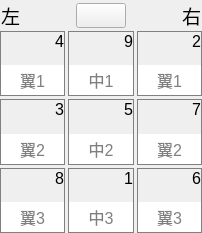
<?xml version="1.0" encoding="UTF-8"?>
<ui version="4.0">
 <class>LingGui_Custom</class>
 <widget class="QWidget" name="LingGui_Custom">
  <property name="geometry">
   <rect>
    <x>0</x>
    <y>0</y>
    <width>202</width>
    <height>229</height>
   </rect>
  </property>
  <property name="windowTitle">
   <string>Form</string>
  </property>
  <layout class="QVBoxLayout" name="verticalLayout">
   <property name="spacing">
    <number>0</number>
   </property>
   <property name="leftMargin">
    <number>0</number>
   </property>
   <property name="topMargin">
    <number>0</number>
   </property>
   <property name="rightMargin">
    <number>0</number>
   </property>
   <property name="bottomMargin">
    <number>0</number>
   </property>
   <item>
    <widget class="QWidget" name="horizontalWidget" native="true">
     <property name="maximumSize">
      <size>
       <width>16777215</width>
       <height>32</height>
      </size>
     </property>
     <layout class="QHBoxLayout" name="horizontalLayout">
      <property name="sizeConstraint">
       <enum>QLayout::SizeConstraint::SetDefaultConstraint</enum>
      </property>
      <property name="leftMargin">
       <number>1</number>
      </property>
      <property name="topMargin">
       <number>1</number>
      </property>
      <property name="rightMargin">
       <number>1</number>
      </property>
      <property name="bottomMargin">
       <number>1</number>
      </property>
      <item>
       <widget class="QLabel" name="label">
        <property name="maximumSize">
         <size>
          <width>16777215</width>
          <height>32</height>
         </size>
        </property>
        <property name="font">
         <font>
          <pointsize>14</pointsize>
         </font>
        </property>
        <property name="text">
         <string>左</string>
        </property>
       </widget>
      </item>
      <item>
       <widget class="QPushButton" name="pushButton">
        <property name="minimumSize">
         <size>
          <width>0</width>
          <height>25</height>
         </size>
        </property>
        <property name="maximumSize">
         <size>
          <width>50</width>
          <height>16777215</height>
         </size>
        </property>
        <property name="text">
         <string/>
        </property>
        <property name="icon">
         <iconset resource="icons.qrc">
          <normaloff>:/icon/icons/switch.png</normaloff>:/icon/icons/switch.png</iconset>
        </property>
        <property name="iconSize">
         <size>
          <width>24</width>
          <height>24</height>
         </size>
        </property>
       </widget>
      </item>
      <item>
       <widget class="QLabel" name="label_2">
        <property name="maximumSize">
         <size>
          <width>16777215</width>
          <height>32</height>
         </size>
        </property>
        <property name="font">
         <font>
          <pointsize>14</pointsize>
         </font>
        </property>
        <property name="text">
         <string>右</string>
        </property>
        <property name="alignment">
         <set>Qt::AlignmentFlag::AlignRight|Qt::AlignmentFlag::AlignTrailing|Qt::AlignmentFlag::AlignVCenter</set>
        </property>
       </widget>
      </item>
     </layout>
    </widget>
   </item>
   <item>
    <widget class="QWidget" name="gridWidget" native="true">
     <property name="minimumSize">
      <size>
       <width>202</width>
       <height>202</height>
      </size>
     </property>
     <property name="maximumSize">
      <size>
       <width>202</width>
       <height>202</height>
      </size>
     </property>
     <layout class="QGridLayout" name="gridLayout">
      <property name="leftMargin">
       <number>0</number>
      </property>
      <property name="topMargin">
       <number>0</number>
      </property>
      <property name="rightMargin">
       <number>0</number>
      </property>
      <property name="bottomMargin">
       <number>0</number>
      </property>
      <property name="spacing">
       <number>3</number>
      </property>
      <item row="2" column="2">
       <widget class="QWidget" name="verticalWidget_9" native="true">
        <property name="styleSheet">
         <string notr="true">border: 1px solid gray</string>
        </property>
        <layout class="QVBoxLayout" name="verticalLayout_10">
         <property name="leftMargin">
          <number>1</number>
         </property>
         <property name="topMargin">
          <number>1</number>
         </property>
         <property name="rightMargin">
          <number>1</number>
         </property>
         <property name="bottomMargin">
          <number>1</number>
         </property>
         <item>
          <widget class="QLabel" name="label_19">
           <property name="font">
            <font>
             <pointsize>12</pointsize>
            </font>
           </property>
           <property name="styleSheet">
            <string notr="true">border: 0px</string>
           </property>
           <property name="text">
            <string>6</string>
           </property>
           <property name="alignment">
            <set>Qt::AlignmentFlag::AlignRight|Qt::AlignmentFlag::AlignTop|Qt::AlignmentFlag::AlignTrailing</set>
           </property>
          </widget>
         </item>
         <item>
          <widget class="QLineEdit" name="lineEdit_9">
           <property name="minimumSize">
            <size>
             <width>0</width>
             <height>30</height>
            </size>
           </property>
           <property name="font">
            <font>
             <pointsize>12</pointsize>
            </font>
           </property>
           <property name="styleSheet">
            <string notr="true">border: 0px</string>
           </property>
           <property name="alignment">
            <set>Qt::AlignmentFlag::AlignCenter</set>
           </property>
           <property name="placeholderText">
            <string>翼3</string>
           </property>
          </widget>
         </item>
        </layout>
       </widget>
      </item>
      <item row="0" column="0">
       <widget class="QWidget" name="verticalWidget" native="true">
        <property name="styleSheet">
         <string notr="true">border: 1px solid gray</string>
        </property>
        <layout class="QVBoxLayout" name="verticalLayout_2">
         <property name="leftMargin">
          <number>1</number>
         </property>
         <property name="topMargin">
          <number>1</number>
         </property>
         <property name="rightMargin">
          <number>1</number>
         </property>
         <property name="bottomMargin">
          <number>1</number>
         </property>
         <item>
          <widget class="QLabel" name="label_3">
           <property name="font">
            <font>
             <pointsize>12</pointsize>
            </font>
           </property>
           <property name="styleSheet">
            <string notr="true">border: 0px</string>
           </property>
           <property name="text">
            <string>4</string>
           </property>
           <property name="alignment">
            <set>Qt::AlignmentFlag::AlignRight|Qt::AlignmentFlag::AlignTop|Qt::AlignmentFlag::AlignTrailing</set>
           </property>
          </widget>
         </item>
         <item>
          <widget class="QLineEdit" name="lineEdit">
           <property name="minimumSize">
            <size>
             <width>0</width>
             <height>30</height>
            </size>
           </property>
           <property name="font">
            <font>
             <pointsize>12</pointsize>
            </font>
           </property>
           <property name="styleSheet">
            <string notr="true">border: 0px</string>
           </property>
           <property name="alignment">
            <set>Qt::AlignmentFlag::AlignCenter</set>
           </property>
           <property name="placeholderText">
            <string>翼1</string>
           </property>
          </widget>
         </item>
        </layout>
       </widget>
      </item>
      <item row="0" column="1">
       <widget class="QWidget" name="verticalWidget_2" native="true">
        <property name="styleSheet">
         <string notr="true">border: 1px solid gray</string>
        </property>
        <layout class="QVBoxLayout" name="verticalLayout_3">
         <property name="leftMargin">
          <number>1</number>
         </property>
         <property name="topMargin">
          <number>1</number>
         </property>
         <property name="rightMargin">
          <number>1</number>
         </property>
         <property name="bottomMargin">
          <number>1</number>
         </property>
         <item>
          <widget class="QLabel" name="label_5">
           <property name="font">
            <font>
             <pointsize>12</pointsize>
            </font>
           </property>
           <property name="styleSheet">
            <string notr="true">border: 0px</string>
           </property>
           <property name="text">
            <string>9</string>
           </property>
           <property name="alignment">
            <set>Qt::AlignmentFlag::AlignRight|Qt::AlignmentFlag::AlignTop|Qt::AlignmentFlag::AlignTrailing</set>
           </property>
          </widget>
         </item>
         <item>
          <widget class="QLineEdit" name="lineEdit_2">
           <property name="minimumSize">
            <size>
             <width>0</width>
             <height>30</height>
            </size>
           </property>
           <property name="font">
            <font>
             <pointsize>12</pointsize>
            </font>
           </property>
           <property name="styleSheet">
            <string notr="true">border: 0px</string>
           </property>
           <property name="alignment">
            <set>Qt::AlignmentFlag::AlignCenter</set>
           </property>
           <property name="placeholderText">
            <string>中1</string>
           </property>
          </widget>
         </item>
        </layout>
       </widget>
      </item>
      <item row="0" column="2">
       <widget class="QWidget" name="verticalWidget_3" native="true">
        <property name="styleSheet">
         <string notr="true">border: 1px solid gray</string>
        </property>
        <layout class="QVBoxLayout" name="verticalLayout_4">
         <property name="leftMargin">
          <number>1</number>
         </property>
         <property name="topMargin">
          <number>1</number>
         </property>
         <property name="rightMargin">
          <number>1</number>
         </property>
         <property name="bottomMargin">
          <number>1</number>
         </property>
         <item>
          <widget class="QLabel" name="label_7">
           <property name="font">
            <font>
             <pointsize>12</pointsize>
            </font>
           </property>
           <property name="styleSheet">
            <string notr="true">border: 0px</string>
           </property>
           <property name="text">
            <string>2</string>
           </property>
           <property name="alignment">
            <set>Qt::AlignmentFlag::AlignRight|Qt::AlignmentFlag::AlignTop|Qt::AlignmentFlag::AlignTrailing</set>
           </property>
          </widget>
         </item>
         <item>
          <widget class="QLineEdit" name="lineEdit_3">
           <property name="minimumSize">
            <size>
             <width>0</width>
             <height>30</height>
            </size>
           </property>
           <property name="font">
            <font>
             <pointsize>12</pointsize>
            </font>
           </property>
           <property name="styleSheet">
            <string notr="true">border: 0px</string>
           </property>
           <property name="alignment">
            <set>Qt::AlignmentFlag::AlignCenter</set>
           </property>
           <property name="placeholderText">
            <string>翼1</string>
           </property>
          </widget>
         </item>
        </layout>
       </widget>
      </item>
      <item row="1" column="0">
       <widget class="QWidget" name="verticalWidget_4" native="true">
        <property name="styleSheet">
         <string notr="true">border: 1px solid gray</string>
        </property>
        <layout class="QVBoxLayout" name="verticalLayout_5">
         <property name="leftMargin">
          <number>1</number>
         </property>
         <property name="topMargin">
          <number>1</number>
         </property>
         <property name="rightMargin">
          <number>1</number>
         </property>
         <property name="bottomMargin">
          <number>1</number>
         </property>
         <item>
          <widget class="QLabel" name="label_9">
           <property name="font">
            <font>
             <pointsize>12</pointsize>
            </font>
           </property>
           <property name="styleSheet">
            <string notr="true">border: 0px</string>
           </property>
           <property name="text">
            <string>3</string>
           </property>
           <property name="alignment">
            <set>Qt::AlignmentFlag::AlignRight|Qt::AlignmentFlag::AlignTop|Qt::AlignmentFlag::AlignTrailing</set>
           </property>
          </widget>
         </item>
         <item>
          <widget class="QLineEdit" name="lineEdit_4">
           <property name="minimumSize">
            <size>
             <width>0</width>
             <height>30</height>
            </size>
           </property>
           <property name="font">
            <font>
             <pointsize>12</pointsize>
            </font>
           </property>
           <property name="styleSheet">
            <string notr="true">border: 0px</string>
           </property>
           <property name="alignment">
            <set>Qt::AlignmentFlag::AlignCenter</set>
           </property>
           <property name="placeholderText">
            <string>翼2</string>
           </property>
          </widget>
         </item>
        </layout>
       </widget>
      </item>
      <item row="1" column="1">
       <widget class="QWidget" name="verticalWidget_5" native="true">
        <property name="styleSheet">
         <string notr="true">border: 1px solid gray</string>
        </property>
        <layout class="QVBoxLayout" name="verticalLayout_6">
         <property name="leftMargin">
          <number>1</number>
         </property>
         <property name="topMargin">
          <number>1</number>
         </property>
         <property name="rightMargin">
          <number>1</number>
         </property>
         <property name="bottomMargin">
          <number>1</number>
         </property>
         <item>
          <widget class="QLabel" name="label_11">
           <property name="font">
            <font>
             <pointsize>12</pointsize>
            </font>
           </property>
           <property name="styleSheet">
            <string notr="true">border: 0px</string>
           </property>
           <property name="text">
            <string>5</string>
           </property>
           <property name="alignment">
            <set>Qt::AlignmentFlag::AlignRight|Qt::AlignmentFlag::AlignTop|Qt::AlignmentFlag::AlignTrailing</set>
           </property>
          </widget>
         </item>
         <item>
          <widget class="QLineEdit" name="lineEdit_5">
           <property name="minimumSize">
            <size>
             <width>0</width>
             <height>30</height>
            </size>
           </property>
           <property name="font">
            <font>
             <pointsize>12</pointsize>
            </font>
           </property>
           <property name="styleSheet">
            <string notr="true">border: 0px</string>
           </property>
           <property name="alignment">
            <set>Qt::AlignmentFlag::AlignCenter</set>
           </property>
           <property name="placeholderText">
            <string>中2</string>
           </property>
          </widget>
         </item>
        </layout>
       </widget>
      </item>
      <item row="1" column="2">
       <widget class="QWidget" name="verticalWidget_6" native="true">
        <property name="styleSheet">
         <string notr="true">border: 1px solid gray</string>
        </property>
        <layout class="QVBoxLayout" name="verticalLayout_7">
         <property name="leftMargin">
          <number>1</number>
         </property>
         <property name="topMargin">
          <number>1</number>
         </property>
         <property name="rightMargin">
          <number>1</number>
         </property>
         <property name="bottomMargin">
          <number>1</number>
         </property>
         <item>
          <widget class="QLabel" name="label_13">
           <property name="font">
            <font>
             <pointsize>12</pointsize>
            </font>
           </property>
           <property name="styleSheet">
            <string notr="true">border: 0px</string>
           </property>
           <property name="text">
            <string>7</string>
           </property>
           <property name="alignment">
            <set>Qt::AlignmentFlag::AlignRight|Qt::AlignmentFlag::AlignTop|Qt::AlignmentFlag::AlignTrailing</set>
           </property>
          </widget>
         </item>
         <item>
          <widget class="QLineEdit" name="lineEdit_6">
           <property name="minimumSize">
            <size>
             <width>0</width>
             <height>30</height>
            </size>
           </property>
           <property name="font">
            <font>
             <pointsize>12</pointsize>
            </font>
           </property>
           <property name="styleSheet">
            <string notr="true">border: 0px</string>
           </property>
           <property name="alignment">
            <set>Qt::AlignmentFlag::AlignCenter</set>
           </property>
           <property name="placeholderText">
            <string>翼2</string>
           </property>
          </widget>
         </item>
        </layout>
       </widget>
      </item>
      <item row="2" column="0">
       <widget class="QWidget" name="verticalWidget_7" native="true">
        <property name="styleSheet">
         <string notr="true">border: 1px solid gray</string>
        </property>
        <layout class="QVBoxLayout" name="verticalLayout_8">
         <property name="leftMargin">
          <number>1</number>
         </property>
         <property name="topMargin">
          <number>1</number>
         </property>
         <property name="rightMargin">
          <number>1</number>
         </property>
         <property name="bottomMargin">
          <number>1</number>
         </property>
         <item>
          <widget class="QLabel" name="label_15">
           <property name="font">
            <font>
             <pointsize>12</pointsize>
            </font>
           </property>
           <property name="styleSheet">
            <string notr="true">border: 0px</string>
           </property>
           <property name="text">
            <string>8</string>
           </property>
           <property name="alignment">
            <set>Qt::AlignmentFlag::AlignRight|Qt::AlignmentFlag::AlignTop|Qt::AlignmentFlag::AlignTrailing</set>
           </property>
          </widget>
         </item>
         <item>
          <widget class="QLineEdit" name="lineEdit_7">
           <property name="minimumSize">
            <size>
             <width>0</width>
             <height>30</height>
            </size>
           </property>
           <property name="font">
            <font>
             <pointsize>12</pointsize>
            </font>
           </property>
           <property name="styleSheet">
            <string notr="true">border: 0px</string>
           </property>
           <property name="alignment">
            <set>Qt::AlignmentFlag::AlignCenter</set>
           </property>
           <property name="placeholderText">
            <string>翼3</string>
           </property>
          </widget>
         </item>
        </layout>
       </widget>
      </item>
      <item row="2" column="1">
       <widget class="QWidget" name="verticalWidget_8" native="true">
        <property name="styleSheet">
         <string notr="true">border: 1px solid gray</string>
        </property>
        <layout class="QVBoxLayout" name="verticalLayout_9">
         <property name="leftMargin">
          <number>1</number>
         </property>
         <property name="topMargin">
          <number>1</number>
         </property>
         <property name="rightMargin">
          <number>1</number>
         </property>
         <property name="bottomMargin">
          <number>1</number>
         </property>
         <item>
          <widget class="QLabel" name="label_17">
           <property name="font">
            <font>
             <pointsize>12</pointsize>
            </font>
           </property>
           <property name="styleSheet">
            <string notr="true">border: 0px</string>
           </property>
           <property name="text">
            <string>1</string>
           </property>
           <property name="alignment">
            <set>Qt::AlignmentFlag::AlignRight|Qt::AlignmentFlag::AlignTop|Qt::AlignmentFlag::AlignTrailing</set>
           </property>
          </widget>
         </item>
         <item>
          <widget class="QLineEdit" name="lineEdit_8">
           <property name="minimumSize">
            <size>
             <width>0</width>
             <height>30</height>
            </size>
           </property>
           <property name="font">
            <font>
             <pointsize>12</pointsize>
            </font>
           </property>
           <property name="styleSheet">
            <string notr="true">border: 0px</string>
           </property>
           <property name="alignment">
            <set>Qt::AlignmentFlag::AlignCenter</set>
           </property>
           <property name="placeholderText">
            <string>中3</string>
           </property>
          </widget>
         </item>
        </layout>
       </widget>
      </item>
     </layout>
    </widget>
   </item>
  </layout>
 </widget>
 <resources>
  <include location="icons.qrc"/>
 </resources>
 <connections/>
</ui>
